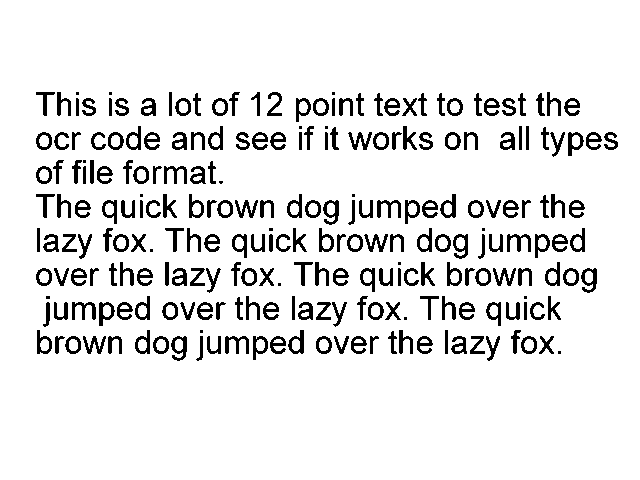
#> input picture tests/wordnet.Conversion.Tests/Fixtures/tesseract/phototest.tif, 640 x 480 px
$ python generate_ocr_corpus.py
#> lines starting #> are read from the running program, lines starting #| are printed output that depends on the picture
"""Original English printed-text OCR corpus, MIT; Pillow + ReportLab, fixed Noto Sans.

Synthetic degradations are reproducible engineering fixtures, not a real-world accuracy claim.
"""
from pathlib import Path
import hashlib
import json
import random
from PIL import Image, ImageDraw, ImageFont, ImageFilter
from reportlab.pdfgen.canvas import Canvas
from reportlab.lib.utils import ImageReader

root = Path(__file__).parent
font = ImageFont.truetype(str(root.parents[2] / 'src/wordnet/Resources/Fonts/NotoSans-Regular.ttf'), 42)
lines = [
    'Annual service report',
    'The project delivered twelve reports in March.',
    'Every document contains editable English text.',
    'Please review the final results before approval.',
    'Reference number 2026 and total amount 1250.',
    'Quality checks include accuracy and reading order.'
]
base = Image.new('RGB', (1700, 1300), 'white')
#> base: PIL image 1700x1300 RGB; every value is 255
draw = ImageDraw.Draw(base)
for i, text in enumerate(lines):
    draw.text((120, 120 + i * 110), text, font=font, fill='black')

variants = {'clean': base, 'rotated90': base.transpose(Image.Transpose.ROTATE_90),
            'rotated180': base.transpose(Image.Transpose.ROTATE_180),
            'skewed': base.rotate(3, resample=Image.Resampling.BICUBIC, expand=True, fillcolor='white'),
            'low-resolution': base.resize((850, 650), Image.Resampling.LANCZOS)}
noise = base.copy()
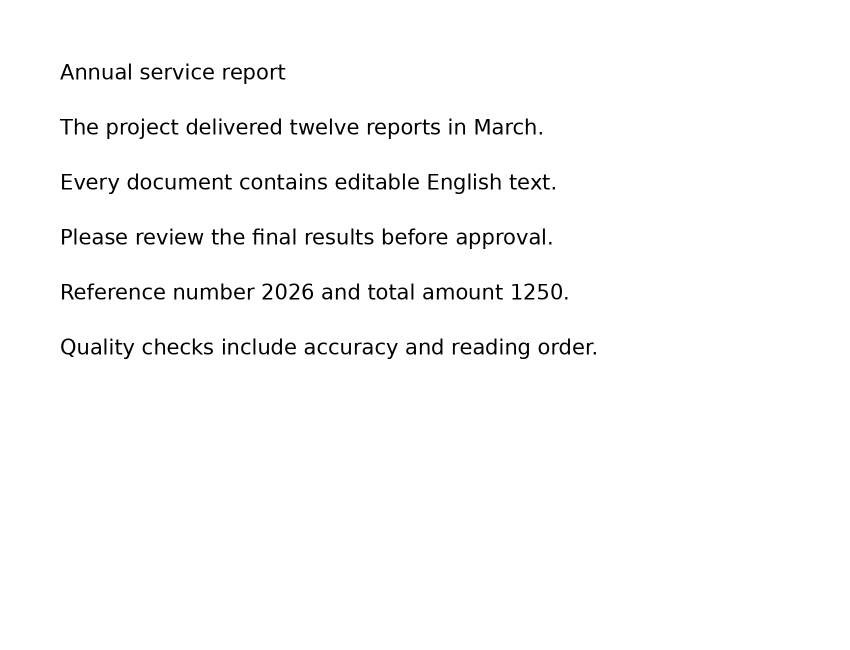
#> noise: PIL image 1700x1300 RGB (shown at 1/2 size); min 0, max 255, mean 249.9
rng = random.Random(1729)
draw = ImageDraw.Draw(noise)
for _ in range(6000):
    x, y = rng.randrange(noise.width), rng.randrange(noise.height)
    level = rng.randrange(140, 240)
    draw.point((x, y), fill=(level, level, level))
variants['noisy'] = noise.filter(ImageFilter.GaussianBlur(0.35))
columns = Image.new('RGB', (2400, 1500), 'white')
#> columns: PIL image 2400x1500 RGB; every value is 255
draw = ImageDraw.Draw(columns)
column_lines = ['Left column first paragraph.', 'Left column second paragraph.', 'Left column final paragraph.',
                'Right column first paragraph.', 'Right column second paragraph.', 'Right column final paragraph.']
for i, text in enumerate(column_lines):
    draw.text((100 if i < 3 else 1300, 180 + (i % 3) * 160), text, font=font, fill='black')
variants['columns'] = columns
variants['phototest'] = Image.open(root / 'tesseract/phototest.tif').convert('RGB')
manifest = []
for name, image in variants.items():
    path = root / f'ocr-{name}.pdf'
    width, height = image.width * 72 / 200, image.height * 72 / 200
    # Low-resolution raster occupies the same physical page as the clean scan.
    if name == 'low-resolution': width, height = base.width * 72 / 200, base.height * 72 / 200
    if name == 'phototest': width, height = image.width * 72 / 300, image.height * 72 / 300
#> (the run stopped early here; a loop or call above may not have finished)
